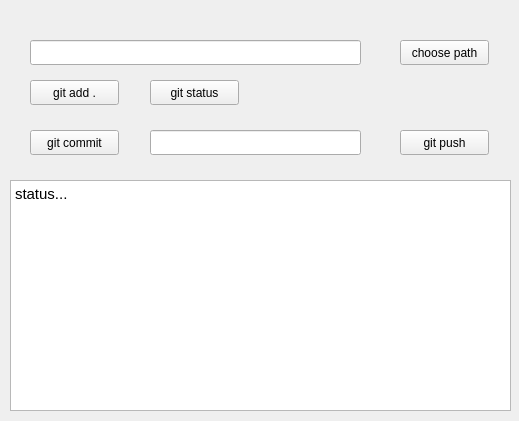
<?xml version="1.0" encoding="UTF-8"?>
<ui version="4.0">
 <class>MainWindow</class>
 <widget class="QMainWindow" name="MainWindow">
  <property name="geometry">
   <rect>
    <x>0</x>
    <y>0</y>
    <width>519</width>
    <height>421</height>
   </rect>
  </property>
  <property name="windowTitle">
   <string>MainWindow</string>
  </property>
  <widget class="QWidget" name="centralWidget">
   <widget class="QPushButton" name="gitAdd">
    <property name="geometry">
     <rect>
      <x>30</x>
      <y>80</y>
      <width>89</width>
      <height>25</height>
     </rect>
    </property>
    <property name="text">
     <string>git add .</string>
    </property>
   </widget>
   <widget class="QLineEdit" name="pathShow">
    <property name="geometry">
     <rect>
      <x>30</x>
      <y>40</y>
      <width>331</width>
      <height>25</height>
     </rect>
    </property>
   </widget>
   <widget class="QPushButton" name="choosePath">
    <property name="geometry">
     <rect>
      <x>400</x>
      <y>40</y>
      <width>89</width>
      <height>25</height>
     </rect>
    </property>
    <property name="text">
     <string>choose path</string>
    </property>
   </widget>
   <widget class="QTextBrowser" name="statusMsg">
    <property name="geometry">
     <rect>
      <x>10</x>
      <y>180</y>
      <width>501</width>
      <height>231</height>
     </rect>
    </property>
    <property name="html">
     <string>&lt;!DOCTYPE HTML PUBLIC &quot;-//W3C//DTD HTML 4.0//EN&quot; &quot;http://www.w3.org/TR/REC-html40/strict.dtd&quot;&gt;
&lt;html&gt;&lt;head&gt;&lt;meta name=&quot;qrichtext&quot; content=&quot;1&quot; /&gt;&lt;style type=&quot;text/css&quot;&gt;
p, li { white-space: pre-wrap; }
&lt;/style&gt;&lt;/head&gt;&lt;body style=&quot; font-family:'Ubuntu'; font-size:11pt; font-weight:400; font-style:normal;&quot;&gt;
&lt;p style=&quot; margin-top:0px; margin-bottom:0px; margin-left:0px; margin-right:0px; -qt-block-indent:0; text-indent:0px;&quot;&gt;status...&lt;/p&gt;&lt;/body&gt;&lt;/html&gt;</string>
    </property>
   </widget>
   <widget class="QPushButton" name="gitStatus">
    <property name="geometry">
     <rect>
      <x>150</x>
      <y>80</y>
      <width>89</width>
      <height>25</height>
     </rect>
    </property>
    <property name="text">
     <string>git status</string>
    </property>
   </widget>
   <widget class="QPushButton" name="gitCommit">
    <property name="geometry">
     <rect>
      <x>30</x>
      <y>130</y>
      <width>89</width>
      <height>25</height>
     </rect>
    </property>
    <property name="text">
     <string>git commit</string>
    </property>
   </widget>
   <widget class="QLineEdit" name="commitMsg">
    <property name="geometry">
     <rect>
      <x>150</x>
      <y>130</y>
      <width>211</width>
      <height>25</height>
     </rect>
    </property>
   </widget>
   <widget class="QPushButton" name="gitPush">
    <property name="geometry">
     <rect>
      <x>400</x>
      <y>130</y>
      <width>89</width>
      <height>25</height>
     </rect>
    </property>
    <property name="text">
     <string>git push</string>
    </property>
   </widget>
  </widget>
 </widget>
 <layoutdefault spacing="6" margin="11"/>
 <resources/>
 <connections/>
</ui>
